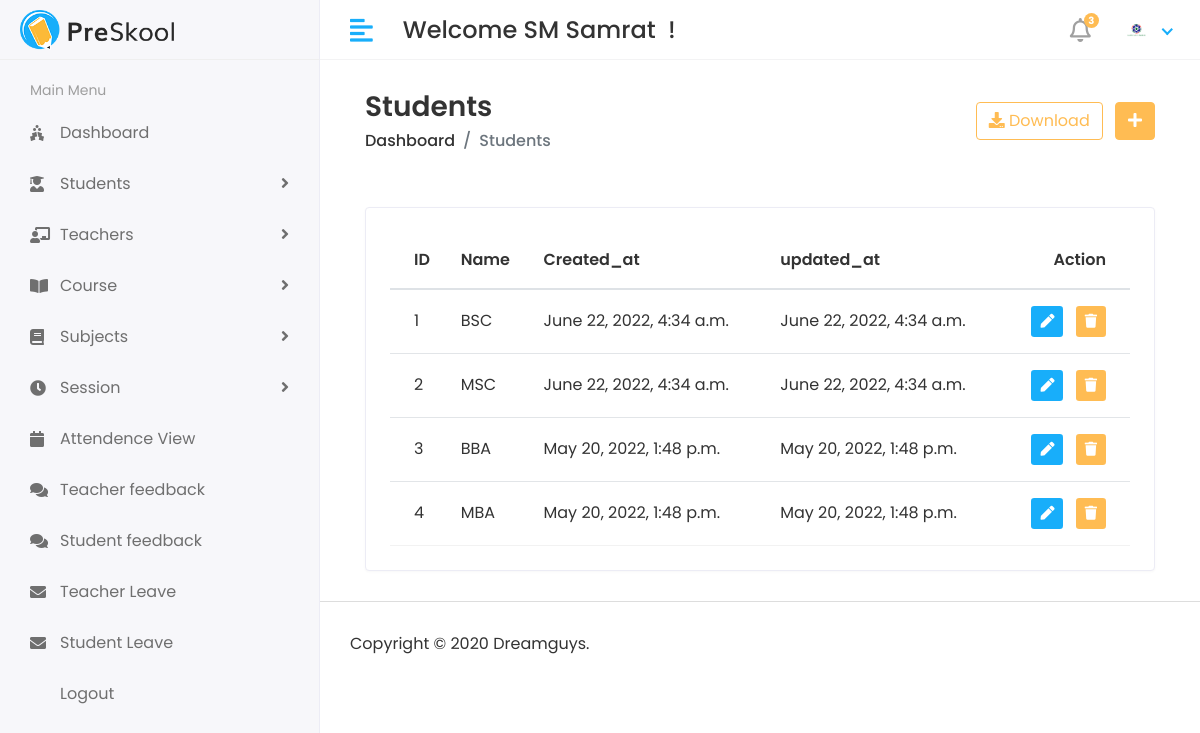
Screenshot of /hod/view-course (signed in) with the database file from the repository.
### app/models.py (models this page shows, shortened)
class CustomUser(AbstractUser):
    USER = (
        (1,'HOD'),
        (2,'STAFF'),
        (3,'STUDENT'),
    )
    user_type = models.CharField(choices=USER,max_length=50,default=1)
    profile_pic = models.ImageField(upload_to='media/profile_pic')

class Course(models.Model):
    name = models.CharField(max_length=100)
    created = models.DateTimeField(auto_now_add=True)
    created = models.DateTimeField(auto_now=True)

### stu_management_sys/hod_views.py (the view)
# urls.py: path('hod/view-course', hod_views.viewCourse, name='view_course'),
@login_required(login_url='/')
def viewCourse(request):
    course = Course.objects.all()
    context = {
        'course':course,
    }
    return render(request,'hod/view_course.html',context)

### templates/hod/view_course.html (shortened to what this page needs)
{% extends 'base.html' %}
{% block content %}
{% load static %}
<div class="content container-fluid">
   <div class="page-header">
      <div class="row align-items-center">
         <div class="col">
            <h3 class="page-title">Students</h3>
            <ul class="breadcrumb">
               <li class="breadcrumb-item"><a href="index.html">Dashboard</a></li>
               <li class="breadcrumb-item active">Students</li>
            </ul>
         </div>
         <div class="col-auto text-right float-right ml-auto">
            <a href="#" class="btn btn-outline-primary mr-2"><i class="fas fa-download"></i> Download</a>
            <a href="add-student.html" class="btn btn-primary"><i class="fas fa-plus"></i></a>
         </div>
      </div>
   </div>
   <div class="container pt-3">
 </div>
<div class="row">
    <div class="col-sm-12">
       <div class="card card-table">
          <div class="card-body">
             <div class="table-responsive">
                <table id="table_id" class="table table-hover table-center mb-0">
                   <thead>
                      <tr>
                         <th>ID</th>
                         <th>Name</th>
                         <th>Created_at</th>
                         <th>updated_at</th>
                         <th class="text-right">Action</th>
                      </tr>
                   </thead>
                   <tbody>
                      {% for i in course %}
                      <tr>
                         <td>{{i.id}}</td>
                         <td>{{i.name}}</td>
                         <td>{{i.created}}</td>
                         <td>{{i.created}}</td>
                         <td class="text-right">
                            <div class="actions">
                               <a href="{% url 'edit_course' i.id %}" class="btn btn-sm bg-success-light mr-2">
                               <i class="fas fa-pen"></i>
                               </a>
                               <a href="{% url 'delete_course' i.id %}" class="btn btn-sm bg-danger-light">
                               <i class="fas fa-trash"></i>
                               </a>
                            </div>
                         </td>
                      </tr>
                      {% endfor %}
                   </tbody>
                </table>
             </div>
          </div>
       </div>
    </div>
 </div>
</div>
{% endblock content %}

### templates/includes/header.html (shortened to what this page needs)
{% load static %}
<div class="header">
    <div class="header-left">
       <a href="index.html" class="logo">
       <img src="{% static 'img/logo.png' %}" alt="Logo">
       </a>
    </div>
    <a href="javascript:void(0);" id="toggle_btn">
    <i class="fas fa-align-left"></i>
    </a>
    <div class="top-nav-search mt-3">
       <h4>Welcome {{user.first_name}} {{user.last_name}} &nbsp;!</h4>
    </div>
    <ul class="nav user-menu">
       <li class="nav-item dropdown noti-dropdown">
          <a href="#" class="dropdown-toggle nav-link" data-toggle="dropdown">
          <i class="far fa-bell"></i> <span class="badge badge-pill">3</span>
          </a>
       </li>
       <li class="nav-item dropdown has-arrow">
         <a href="#" class="dropdown-toggle nav-link" data-toggle="dropdown">
            {% if user.profile_pic %}
            <span class="user-img"><img class="rounded-circle" src="/media/{{user.profile_pic}}" width="31" alt="{{user.username}}"></span>
            {% else %}
            <span class="user-img"><img class="rounded-circle" src="/media/avatar.jpg" width="31" alt="Ryan Taylor"></span>
            {% endif %}
         </a>
       </li>
    </ul>
 </div>

### static/css/style.css (style rules this page uses)
html { height: 100%; }
body { background-color: #fff; color: #333; font-family: 'Poppins', sans-serif; font-size: 1rem; height: 100%; line-height: 1.5; overflow-x: hidden; }
h1, h2, h3, h4, h5, h6 { font-family: 'Poppins', sans-serif; margin-top: 0; }
a { color: #009ce7; }
input, button, a { transition: all 0.4s ease; -moz-transition: all 0.4s ease; -o-transition: all 0.4s ease; -ms-transition: all 0.4s ease; -webkit-transition: all 0.4s ease; }
ul, ol { padding: 0px; list-style: none; }
.table { color: #333; max-width: 100%; margin-bottom: 0; width: 100%; }
.table thead tr th { font-weight: 600; }
.table tbody tr { border-bottom: 1px solid rgba(0, 0, 0, 0.05); }
.table.table-center td, .table.table-center th { vertical-align: middle; }
.card-table .card-body .table > thead > tr > th { border-top: 0; }
.card-table .card-body .table tr td:first-child, .card-table .card-body .table tr th:first-child { padding-left: 1.5rem; }
.card-table .card-body .table tr td:last-child, .card-table .card-body .table tr th:last-child { padding-right: 1.5rem; }
.card-table .table td, .card-table .table th { border-top: 1px solid #e2e5e8; padding: 1rem 0.75rem; white-space: nowrap; }
.btn-primary { background-color: #FFBC53; border: 1px solid #FFBC53; }
.btn-outline-primary { color: #FFBC53; border-color: #FFBC53; }
.card { border: 1px solid #ececf5; box-shadow: 0 1px 3px 0 rgba(0, 0, 0, 0.03); margin-bottom: 1.875rem; }
.card-body { padding: 1.5rem; }
.bg-danger-light { background-color:#FFBC53 !important; color:#fff !important; }
.bg-success-light { background-color: #18aefa; color: #fff; }
.header { background-color: #fff; border-bottom: 1px solid #f3f3f4; left: 0; position: fixed; right: 0; top: 0; z-index: 1001; height: 60px; }
.header .header-left { float: left; height: 60px; padding: 0 20px; position: relative; width: 320px; z-index: 1; transition: all 0.2s ease-in-out; background-color: #f7f7fa; border-bottom: 1px solid #efefef; border-right: 1px solid #ececf5; display: flex; align-items: center; }
.header .header-left .logo { display: inline-block; line-height: 60px; }
.header .header-left .logo img { max-height: 40px; width: auto; }
.header .dropdown-toggle:after { display: none; }
.header .has-arrow .dropdown-toggle:after { border-top: 0; border-left: 0; border-bottom: 2px solid #18aefa; border-right: 2px solid #18aefa; content: ''; height: 8px; display: inline-block; pointer-events: none; -webkit-transform-origin: 66% 66%; -ms-transform-origin: 66% 66%; transform-origin: 66% 66%; -webkit-transform: rotate(45deg); -ms-transform: rotate(45deg); transform: rotate(45deg); -webkit-transition: all 0.15s ease-in-out; transition: all 0.15s ease-in-out; width: 8px; vertical-align: 0px; }
.user-menu { float: right; margin: 0; position: relative; z-index: 99; padding-right: 15px; }
.user-menu.nav > li > a { color: #a0a0a0; font-size: 14px; line-height: 58px; padding: 0 15px; height: 60px; }
.user-img { margin-right: 3px; position: relative; }
.top-nav-search { float: left; margin-left: 15px; }
.page-header { margin-bottom: 1.875rem; }
.page-header .breadcrumb { background-color: transparent; color: #6c757d; font-size: 1rem; font-weight: 500; margin-bottom: 0; padding: 0; }
.page-header .breadcrumb a { color: #333; }
.page-title { font-size: 28px; font-weight: 600; color: #333; margin-bottom: 5px; }
.user-menu.nav > li > a .badge { background-color: #FFBC53; display: block; font-size: 10px; font-weight: bold; height: 15px; width: 15px; position: absolute; right: 7px; top: 13px; color: #fff; padding: 3px; }
.user-menu.nav > li > a > i { font-size: 1.5rem; line-height: 60px; }
@media (min-width: 992px) { #toggle_btn { align-items: center; color: #18aefa; display: inline-flex; float: left; font-size: 26px; height: 60px; justify-content: center; margin-left: 15px; padding: 0 15px; } }

### rows the page displays
CustomUser: first_name "SM", last_name "Samrat", profile_pic (picture)
Course: id "1", name "BSC", created "June 22, 2022, 4:34 a.m."
Course: id "2", name "MSC", created "June 22, 2022, 4:34 a.m."
Course: id "3", name "BBA", created "May 20, 2022, 1:48 p.m."
Course: id "4", name "MBA", created "May 20, 2022, 1:48 p.m."
